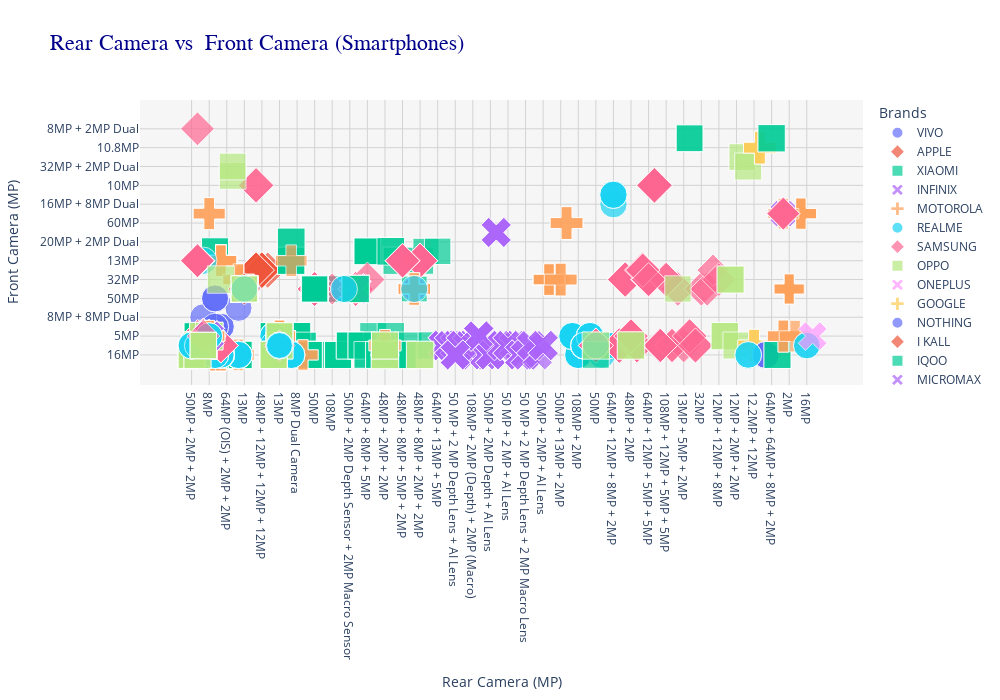

Here is the notebook cell this chart was saved with:
### Markdown cell above
# Rear Camera vs Front Camera

### Code cell
import plotly.express as px

fig = px.scatter(
    df,
    x='rear_camera',
    y='front_camera',
    color='brand',                # color points by brand
    size='ratings',               # bubble size based on ratings
    hover_data=['model','ratings','rating_count'],  # extra info on hover
    title=' Rear Camera vs  Front Camera (Smartphones)',
    height=700,
    width=1000,
    symbol='brand'                # different symbols for brands
)

# Layout styling
fig.update_layout(
    xaxis_title='Rear Camera (MP)',
    yaxis_title='Front Camera (MP)',
    title_font=dict(size=22, color='darkblue', family='Arial Black'),
    xaxis=dict(showgrid=True, gridcolor='lightgrey'),
    yaxis=dict(showgrid=True, gridcolor='lightgrey'),
    plot_bgcolor='rgba(245,245,245,0.9)',
    paper_bgcolor='rgba(255,255,255,1)',
    legend_title=dict(text='Brands')
)

fig.show()

### Figure 1 — Plotly figure (JSON) as saved in the notebook; plotly's stock layout.template omitted (floating-point values rounded to 4 significant figures; data arrays with more than 128 entries replaced by an {"elided": "..."} marker saying what was removed)
{"data": [{"customdata": {"elided": "63x3 mixed values"}, "hovertemplate": "brand=VIVO<br>rear_camera=%{x}<br>front_camera=%{y}<br>ratings=%{customdata[1]}<br>model=%{customdata[0]}<br>rating_count=%{customdata[2]}<extra></extra>", "legendgroup": "VIVO", "marker": {"color": "#636efa", "size": [4.5, 4.4, 4.3, 4.4, 4.3, 4.5, 4.5, 4.5, 4.5, 4.4, 4.4, 4.3, 4.4, 4.2, 4.3, 4.3, 4.3, 4.3, 4.3, 4.4, 4.4, 4.3, 4.3, 4.4, 4.4, 4.3, 4.4, 4.2, 4.3, 4.4, 4.3, 4.3, 4.3, 4.3, 4.4, 4.3, 4.4, 4.7, 4.7, 4.3, 4.3, 4.3, 4.4, 4.3, 4.3, 4.2, 4.3, 4.3, 4.3, 4.3, 4.3, 4.3, 4.3, 4.4, 4.3, 4.3, 4.3, 4.3, 4.2, 4.1, 4.5, 4.4, 4.3], "sizemode": "area", "sizeref": 0.01175, "symbol": "circle"}, "mode": "markers", "name": "VIVO", "orientation": "v", "showlegend": true, "type": "scatter", "x": ["50MP + 2MP + 2MP ", "50MP + 2MP + 2MP ", "50MP + 2MP + 2MP ", "50MP + 2MP + 2MP ", "50MP + 2MP + 2MP ", "50MP + 2MP ", "50MP + 2MP ", "50MP + 2MP ", "50MP + 2MP ", "50MP + 2MP ", "50MP + 2MP ", "50MP + 2MP + 2MP ", "13MP + 2MP ", "8MP ", "13MP + 2MP ", "8MP ", "13MP + 2MP ", "50MP + 2MP + 2MP ", "50MP + 2MP + 2MP ", "64MP + 8MP + 2MP ", "50MP + 2MP + 2MP ", "13MP + 2MP ", "13MP + 2MP ", "13MP + 2MP ", "50MP + 2MP + 2MP ", "50MP + 2MP + 2MP ", "50MP + 2MP + 2MP ", "8MP ", "50MP + 2MP + 2MP ", "50MP + 2MP + 2MP ", "50MP + 8MP + 2MP ", "64MP (OIS) + 2MP + 2MP ", "64MP (OIS) + 2MP + 2MP ", "64MP (OIS) + 2MP + 2MP ", "64MP + 8MP + 2MP ", "8MP ", "50MP + 2MP + 2MP ", "50MP + 2MP ", "50MP + 2MP ", "50MP + 2MP ", "50MP + 2MP ", "13MP + 2MP ", "64MP + 8MP + 2MP ", "50MP + 2MP + 2MP ", "50MP + 2MP + 2MP ", "50MP + 8MP + 2MP ", "64MP + 8MP + 2MP ", "64MP + 2MP + 2MP ", "13MP + 2MP ", "64MP + 8MP + 2MP ", "108MP + 8MP + 2MP ", "64MP + 8MP + 2MP ", "13MP + 2MP ", "50MP + 2MP + 2MP ", "13MP", "13MP + 2MP ", "13MP + 2MP ", "64MP + 8MP + 2MP ", "13MP + 2MP ", "8MP ", "50MP + 12MP + 12MP ", "50MP + 2MP + 2MP ", "64MP + 8MP + 2MP "], "xaxis": "x", "y": [" 16MP", " 16MP", " 16MP", " 16MP", " 16MP", " 8MP", " 8MP", " 8MP", " 8MP", " 8MP", " 8MP", " 16MP", " 5MP", " 5MP", " 8MP", " 5MP", " 5MP", " 16MP", " 16MP", " 16MP", " 16MP", " 8MP", " 5MP", " 5MP", " 16MP", " 16MP", " 16MP", " 5MP", " 16MP", " 16MP", " 44MP", " 16MP", " 16MP", " 16MP", " 16MP", " 5MP", " 16MP", " 16MP", " 16MP", " 8MP", " 8MP", " 8MP", " 16MP", " 8MP", " 16MP", " 44MP", " 44MP", " 16MP", " 8MP + 8MP Dual", " 44MP", " 50MP + 8MP Dual", " 50MP", " 8MP", " 16MP", "0 MP", " 5MP", " 5MP", " 50MP", " 8MP", " 5MP", " 32MP", " 16MP", " 50MP"], "yaxis": "y"}, {"customdata": {"elided": "58x3 mixed values"}, "hovertemplate": "brand=APPLE<br>rear_camera=%{x}<br>front_camera=%{y}<br>ratings=%{customdata[1]}<br>model=%{customdata[0]}<br>rating_count=%{customdata[2]}<extra></extra>", "legendgroup": "APPLE", "marker": {"color": "#EF553B", "size": [4.6, 4.6, 4.7, 4.7, 4.6, 4.7, 4.7, 4.6, 4.6, 4.7, 4.7, 4.7, 4.7, 4.7, 4.7, 4.7, 4.7, 4.7, 4.7, 4.7, 4.6, 4.7, 4.6, 4.6, 4.7, 4.7, 4.7, 4.7, 4.7, 4.6, 4.7, 4.6, 4.7, 4.7, 4.7, 4.7, 4.7, 4.7, 4.7, 4.7, 4.6, 4.6, 4.5, 4.6, 4.7, 4.7, 4.6, 4.7, 4.6, 4.7, 4.7, 4.5, 4.7, 4.5, 4.7, 4.7, 4.6, 4.7], "sizemode": "area", "sizeref": 0.01175, "symbol": "diamond"}, "mode": "markers", "name": "APPLE", "orientation": "v", "showlegend": true, "type": "scatter", "x": ["12MP + 12MP ", "12MP + 12MP ", "12MP + 12MP ", "12MP + 12MP ", "12MP + 12MP ", "12MP + 12MP ", "12MP + 12MP ", "12MP + 12MP ", "12MP + 12MP ", "12MP + 12MP ", "12MP + 12MP ", "12MP + 12MP ", "12MP + 12MP ", "12MP + 12MP ", "12MP + 12MP ", "12MP + 12MP ", "12MP + 12MP ", "12MP + 12MP ", "12MP + 12MP ", "12MP + 12MP ", "12MP + 12MP ", "12MP + 12MP ", "12MP + 12MP ", "12MP + 12MP ", "12MP + 12MP ", "12MP + 12MP ", "12MP + 12MP ", "12MP + 12MP ", "12MP + 12MP ", "12MP + 12MP ", "12MP + 12MP ", "12MP + 12MP ", "12MP + 12MP ", "48MP + 12MP + 12MP + 12MP ", "12MP + 12MP ", "48MP + 12MP + 12MP + 12MP ", "48MP + 12MP + 12MP + 12MP ", "48MP + 12MP + 12MP + 12MP ", "48MP + 12MP + 12MP + 12MP ", "48MP + 12MP + 12MP + 12MP ", "12MP + 12MP ", "12MP + 12MP ", "12MP + 12MP ", "12MP + 12MP + 12MP ", "12MP + 12MP ", "48MP + 12MP + 12MP + 12MP ", "12MP + 12MP ", "12MP + 12MP ", "12MP + 12MP ", "12MP + 12MP ", "48MP + 12MP + 12MP + 12MP ", "12MP + 12MP ", "12MP + 12MP ", "12MP + 12MP ", "48MP + 12MP + 12MP + 12MP ", "48MP + 12MP + 12MP + 12MP ", "12MP + 12MP ", "12MP + 12MP "], "xaxis": "x", "y": [" 12MP", " 12MP", " 12MP", " 12MP", " 12MP", " 12MP", " 12MP", " 12MP", " 12MP", " 12MP", " 12MP", " 12MP", " 12MP", " 12MP", " 12MP", " 12MP", " 12MP", " 12MP", " 12MP", " 12MP", " 12MP", " 12MP", " 12MP", " 12MP", " 12MP", " 12MP", " 12MP", " 12MP", " 12MP", " 12MP", " 12MP", " 12MP", " 12MP", " 12MP", " 12MP", " 12MP", " 12MP", " 12MP", " 12MP", " 12MP", " 12MP", " 12MP", " 12MP", " 12MP", " 12MP", " 12MP", " 12MP", " 12MP", " 12MP", " 12MP", " 12MP", " 12MP", " 12MP", " 12MP", " 12MP", " 12MP", " 12MP", " 12MP"], "yaxis": "y"}, {"customdata": {"elided": "179x3 mixed values"}, "hovertemplate": "brand=XIAOMI<br>rear_camera=%{x}<br>front_camera=%{y}<br>ratings=%{customdata[1]}<br>model=%{customdata[0]}<br>rating_count=%{customdata[2]}<extra></extra>", "legendgroup": "XIAOMI", "marker": {"color": "#00cc96", "size": {"elided": "179 float values"}, "sizemode": "area", "sizeref": 0.01175, "symbol": "square"}, "mode": "markers", "name": "XIAOMI", "orientation": "v", "showlegend": true, "type": "scatter", "x": {"elided": "179 str values"}, "xaxis": "x", "y": {"elided": "179 str values"}, "yaxis": "y"}, {"customdata": {"elided": "71x3 mixed values"}, "hovertemplate": "brand=INFINIX<br>rear_camera=%{x}<br>front_camera=%{y}<br>ratings=%{customdata[1]}<br>model=%{customdata[0]}<br>rating_count=%{customdata[2]}<extra></extra>", "legendgroup": "INFINIX", "marker": {"color": "#ab63fa", "size": [4.4, 4.4, 4.4, 4.4, 4.2, 4.2, 4.3, 4.3, 4.4, 4.4, 4.4, 4.3, 4.3, 4.2, 4.2, 4.2, 4.2, 4.2, 4.2, 4.2, 4.0, 4.2, 4.1, 4.1, 4.3, 4.2, 4.2, 4.0, 4.2, 4.2, 4.3, 4.3, 4.3, 4.3, 4.0, 4.2, 4.2, 4.2, 4.2, 4.3, 4.3, 4.2, 4.2, 4.3, 4.3, 4.3, 4.3, 4.2, 4.3, 3.9, 4.2, 4.3, 4.3, 4.3, 4.3, 4.3, 4.3, 4.2, 4.2, 4.2, 4.3, 4.3, 4.3, 4.2, 4.2, 4.2, 4.2, 4.2, 4.2, 4.3, 4.3], "sizemode": "area", "sizeref": 0.01175, "symbol": "x"}, "mode": "markers", "name": "INFINIX", "orientation": "v", "showlegend": true, "type": "scatter", "x": ["13Mp + AI Lens ", "13Mp + AI Lens ", "13Mp + AI Lens ", "13Mp + AI Lens ", "50 MP + 2 MP + QVGA ", "50 MP + 2 MP + QVGA ", "50 MP + 2 MP Depth Lens + AI Lens ", "50 MP + 2 MP Depth Lens + AI Lens ", "8MP ", "8MP ", "8MP ", "50 MP + 2 MP Depth Lens + AI Lens ", "50 MP + 2 MP Depth Lens + AI Lens ", "50 MP + 2 MP + QVGA ", "50MP + AI Lens ", "50 MP + Depth Lens ", "50 MP + Depth Lens ", "50 MP + 2 MP Depth Lens + AI Lens ", "50 MP + 2 MP Depth Lens + AI Lens ", "50MP + AI Lens ", "50 MP + Depth Lens ", "50MP + AI Lens ", "108MP + 2MP (Depth) + 2MP (Macro) ", "108MP + 2MP (Depth) + 2MP (Macro) ", "8 MP + Depth Lens ", "50 MP + Depth Lens ", "50 MP + Depth Lens ", "50 MP + Depth Lens ", "50MP + 2MP + 2MP ", "50MP + 2MP + 2MP ", "50MP + AI Lens ", "8 MP + Depth Lens ", "8 MP + Depth Lens ", "8 MP + Depth Lens ", "50 MP + Depth Lens ", "108MP + 2MP Depth Lens + AI lens ", "108MP + 2MP Depth Lens + AI lens ", "50MP + 2MP Depth + AI Lens ", "50MP + 2MP Depth + AI Lens ", "8 MP + Depth Lens ", "50MP + AI Lens ", "108MP + 13MP + 2MP ", "108MP + 13MP + 2MP ", "13MP + Depth Lens ", "13MP + Depth Lens ", "13MP + Depth Lens ", "8 MP + Depth Lens ", "108MP + 13MP + 2MP ", "13MP + Depth Lens ", "50MP + 2MP + 2MP ", "50MP + 2MP Depth + AI Lens ", "8 MP + Depth Lens ", "13MP + Depth Lens ", "50 MP + 2 MP + AI Lens ", "50 MP + 2 MP + AI Lens ", "8MP + Depth Sensor ", "50 MP + 2 MP + AI Lens ", "50 MP + 2 MP Depth Lens + AI lens ", "50 MP + 2 MP Depth Lens + AI lens ", "50 MP + 2 MP Depth Lens + AI lens ", "8MP ", "50 MP + 2 MP Depth Lens + 2 MP Macro Lens ", "50 MP + 2 MP Depth Lens + 2 MP Macro Lens ", "50 MP + 2 MP Depth Lens + AI Lens ", "50 MP + 2 MP Depth Lens + AI Lens ", "50 MP + 2 MP Depth Lens + AI Lens ", "13 MP + 2 MP Depth Lens ", "48 MP + 13 MP Portrait Lens + 2 MP Bokeh Lens ", "13 MP + 2 MP Depth Lens ", "50MP + 2MP + AI Lens ", "50MP + 2MP + AI Lens "], "xaxis": "x", "y": [" 8MP", " 8MP", " 8MP", " 8MP", " 8MP", " 8MP", " 8MP", " 8MP", " 5MP", " 5MP", " 5MP", " 8MP", " 8MP", " 8MP", " 8MP", " 8MP", " 8MP", " 16MP", " 16MP", " 8MP", " 8MP", " 8MP", " 16MP", " 16MP", " 5MP", " 8MP", " 8MP", " 8MP", " 16MP", " 16MP", " 8MP", " 5MP", " 5MP", " 5MP", " 8MP", " 16MP", " 16MP", " 16MP", " 16MP", " 5MP", " 8MP", " 60 MP with OIS", " 60 MP with OIS", " 8MP", " 8MP", " 8MP", " 5MP", " 60 MP with OIS", " 8MP", " 16MP", " 16MP", " 5MP", " 8MP", " 8MP", " 8MP", " 8MP", " 8MP", " 16MP", " 16MP", " 16MP", " 5MP", " 16MP", " 16MP", " 16MP", " 16MP", " 16MP", " 8MP", " 16MP", " 8MP", " 8MP", " 8MP"], "yaxis": "y"}, {"customdata": {"elided": "53x3 mixed values"}, "hovertemplate": "brand=MOTOROLA<br>rear_camera=%{x}<br>front_camera=%{y}<br>ratings=%{customdata[1]}<br>model=%{customdata[0]}<br>rating_count=%{customdata[2]}<extra></extra>", "legendgroup": "MOTOROLA", "marker": {"color": "#FFA15A", "size": [4.2, 4.1, 4.2, 4.2, 4.2, 4.2, 4.1, 4.2, 4.2, 4.2, 4.2, 4.2, 4.1, 4.2, 3.8, 4.2, 4.1, 3.8, 4.2, 4.0, 4.2, 4.1, 4.2, 4.2, 4.2, 4.1, 4.1, 4.0, 4.1, 4.2, 4.1, 4.2, 4.2, 4.2, 4.4, 4.2, 4.2, 4.1, 4.2, 4.1, 4.2, 4.4, 4.2, 4.4, 4.1, 4.1, 4.2, 4.2, 4.1, 4.0, 4.4, 4.2, 4.2], "sizemode": "area", "sizeref": 0.01175, "symbol": "cross"}, "mode": "markers", "name": "MOTOROLA", "orientation": "v", "showlegend": true, "type": "scatter", "x": ["50MP + 8MP + 2MP ", "50MP + 8MP + 2MP ", "50MP + 8MP + 2MP ", "50MP + 8MP + 2MP ", "50MP + 8MP + 2MP ", "50MP + 8MP + 2MP ", "50MP + 8MP + 2MP ", "50MP + 8MP + 2MP ", "48MP + 2MP + 2MP ", "13MP ", "13MP ", "50MP + 8MP + 2MP ", "50MP + 8MP + 2MP ", "50MP + 8MP + 2MP ", "50MP + 8MP + 2MP + 2MP ", "13MP ", "50MP + 8MP + 2MP ", "50MP + 8MP + 2MP + 2MP ", "50MP + 8MP + 2MP ", "50MP + 2MP ", "50MP + 8MP + 2MP ", "108MP + 8MP + 2MP ", "50MP + 8MP + 2MP ", "50MP + 8MP + 2MP ", "50MP + 8MP + 2MP ", "50MP + 50MP + 2MP ", "108MP + 8MP + 16MP ", "50MP + 2MP ", "50MP + 50MP + 2MP ", "13MP ", "50MP + 50MP + 2MP ", "13MP ", "13MP ", "108MP + 8MP + 2MP ", "50MP + 13MP + 2MP ", "50MP + 8MP + 2MP ", "48MP + 2MP + 2MP ", "50MP + 50MP + 2MP ", "64MP + 8MP + 2MP ", "50MP + 8MP + 2MP ", "64MP + 8MP + 2MP ", "50MP + 13MP + 2MP ", "108MP + 8MP + 2MP ", "200MP + 50MP + 12MP ", "64MP + 8MP + 2MP + 2MP ", "13MP + 2MP ", "64MP + 8MP + 2MP ", "50MP + 8MP + 2MP ", "50MP + 8MP + 2MP ", "108MP + 8MP + 2MP ", "200MP + 50MP + 12MP ", "8MP ", "8MP "], "xaxis": "x", "y": [" 16MP", " 16MP", " 16MP", " 16MP", " 16MP", " 13MP", " 16MP", " 13MP", " 8MP", " 5MP", " 5MP", " 16MP", " 16MP", " 13MP", " 16MP", " 5MP", " 16MP", " 16MP", " 16MP", " 8MP", " 16MP", " 16MP", " 16MP", " 16MP", " 16MP", " 32MP", " 32MP", " 8MP", " 32MP", " 5MP", " 32MP", " 5MP", " 5MP", " 32MP", " 32MP", " 13MP", " 8MP", " 32MP", " 16MP", " 13MP", " 16MP", " 32MP", " 32MP", " 60MP", " 13MP", " 5MP", " 16MP", " 16MP", " 13MP", " 32MP", " 60MP", " 2MP", " 2MP"], "yaxis": "y"}, {"customdata": {"elided": "144x3 mixed values"}, "hovertemplate": "brand=REALME<br>rear_camera=%{x}<br>front_camera=%{y}<br>ratings=%{customdata[1]}<br>model=%{customdata[0]}<br>rating_count=%{customdata[2]}<extra></extra>", "legendgroup": "REALME", "marker": {"color": "#19d3f3", "size": {"elided": "144 float values"}, "sizemode": "area", "sizeref": 0.01175, "symbol": "circle"}, "mode": "markers", "name": "REALME", "orientation": "v", "showlegend": true, "type": "scatter", "x": {"elided": "144 str values"}, "xaxis": "x", "y": {"elided": "144 str values"}, "yaxis": "y"}, {"customdata": {"elided": "111x3 mixed values"}, "hovertemplate": "brand=SAMSUNG<br>rear_camera=%{x}<br>front_camera=%{y}<br>ratings=%{customdata[1]}<br>model=%{customdata[0]}<br>rating_count=%{customdata[2]}<extra></extra>", "legendgroup": "SAMSUNG", "marker": {"color": "#FF6692", "size": [4.4, 4.4, 4.3, 4.4, 4.3, 4.3, 4.4, 4.4, 4.3, 4.5, 4.5, 4.2, 4.2, 4.0, 4.2, 4.2, 4.4, 4.2, 4.3, 4.2, 4.0, 4.4, 4.2, 4.3, 4.1, 4.4, 4.4, 4.2, 4.2, 4.3, 4.2, 4.2, 4.3, 4.2, 4.3, 3.9, 4.0, 4.2, 4.3, 4.0, 4.7, 4.2, 4.4, 4.3, 4.3, 4.3, 4.1, 4.2, 4.2, 4.0, 4.4, 4.2, 4.2, 4.3, 4.3, 4.3, 4.0, 4.1, 4.2, 4.3, 4.3, 4.1, 4.4, 4.0, 4.3, 4.0, 4.0, 4.3, 4.1, 4.1, 3.6, 4.2, 4.2, 4.2, 4.0, 4.3, 4.2, 4.3, 4.3, 4.1, 4.2, 4.2, 4.2, 4.3, 4.3, 4.2, 4.2, 4.1, 4.2, 4.2, 4.1, 4.1, 4.1, 4.1, 4.2, 4.1, 4.3, 4.3, 4.1, 4.3, 3.6, 4.0, 3.8, 4.1, 4.3, 4.4, 4.5, 4.2, 4.0, 3.8, 4.2], "sizemode": "area", "sizeref": 0.01175, "symbol": "diamond"}, "mode": "markers", "name": "SAMSUNG", "orientation": "v", "showlegend": true, "type": "scatter", "x": ["50MP + 5MP + 2MP ", "50MP + 5MP + 2MP ", "50MP + 8MP + 2MP ", "50MP + 5MP + 2MP ", "50MP + 8MP + 2MP ", "50MP", "50MP + 5MP + 2MP ", "50MP + 5MP + 2MP ", "50MP + 8MP + 2MP ", "13MP + 2MP ", "13MP + 2MP ", "50MP", "50MP + 8MP + 2MP ", "8MP", "50MP + 8MP + 2MP ", "50MP", "50MP + 5MP + 2MP ", "50MP + 2MP ", "50MP", "50MP + 8MP + 2MP ", "50MP", "12MP + 12MP + 8MP (OIS) ", "50MP + 2MP ", "50MP", "48MP + 2MP ", "12MP + 12MP + 8MP (OIS) ", "12MP + 12MP + 8MP (OIS) ", "13MP + 2MP ", "50MP + 5MP ", "64MP", "50MP", "50MP", "64MP", "50MP + 2MP ", "48MP + 8MP + 2MP + 2MP ", "50MP + 5MP ", "8MP ", "50MP + 5MP ", "64MP", "50MP + 2MP ", "50MP + 10MP + 12MP ", "50MP", "12MP + 12MP ", "64MP + 12MP + 5MP + 5MP ", "50MP + 12MP + 10MP ", "64MP", "50MP + 5MP + 2MP + 2MP ", "50MP + 5MP ", "108MP + 12MP + 5MP + 5MP ", "50MP + 2MP ", "13MP + 2MP ", "64MP + 12MP + 5MP + 5MP ", "50MP ", "64MP + 12MP + 5MP + 5MP ", "50MP", "48MP + 8MP + 2MP + 2MP ", "50MP + 2MP ", "64MP + 5MP + 2MP ", "64MP + 12MP + 5MP + 5MP ", "50MP + 12MP + 10MP ", "50MP ", "50MP + 5MP + 2MP + 2MP ", "13MP + 2MP ", "8MP ", "13MP + 2MP ", "50MP + 2MP ", "8MP ", "48MP + 8MP + 2MP + 2MP ", "50MP + 5MP + 2MP + 2MP ", "50MP + 5MP + 2MP + 2MP ", "108MP", "64MP + 12MP + 5MP + 5MP ", "13MP + 2MP", "13MP + 5MP + 2MP ", "8MP", "64MP", "50MP + 50MP + 2MP + 2MP ", "50MP + 12MP + 10MP ", "48MP + 8MP + 2MP + 2MP ", "48MP + 2MP ", "48MP + 8MP + 5MP + 2MP ", "50MP", "108MP + 12MP + 5MP + 5MP ", "48MP + 5MP + 2MP + 2MP ", "13MP + 2MP ", "50MP", "48MP + 8MP + 5MP + 2MP ", "48MP + 8MP + 5MP + 2MP ", "64MP", "50MP", "64MP + 5MP + 2MP ", "32MP", "50MP + 5MP + 2MP + 2MP ", "12MP", "50MP + 50MP + 2MP + 2MP ", "50MP + 10MP + 12MP ", "64MP + 8MP + 5MP ", "50MP ", "50MP + 10MP + 12MP ", "48MP + 5MP + 2MP + 2MP ", "200MP + 10MP + 12MP + 10MP ", "64MP + 12MP + 5MP + 5MP ", "50MP + 2MP ", "50MP + 5MP + 2MP + 2MP ", "50MP", "12MP + 12MP ", "50MP + 12MP + 10MP ", "48MP + 2MP ", "12MP + 12MP + 8MP ", "50MP + 2MP ", "48MP + 8MP + 5MP + 2MP "], "xaxis": "x", "y": [" 8MP", " 8MP", " 8MP", " 8MP", " 8MP", "0 MP", " 8MP", " 8MP", " 8MP", " 5MP", " 5MP", "0 MP", " 8MP", "0 MP", " 8MP", "0 MP", " 8MP", " 13MP", "0 MP", " 8MP", "0 MP", " 32MP", " 13MP", "0 MP", " 5MP", " 32MP", " 32MP", " 5MP", " 8MP", "0 MP", "0 MP", "0 MP", "0 MP", " 13MP", " 13MP", " 8MP", " 5MP", " 8MP", "0 MP", " 13MP", " 12MP", "0 MP", " 10MP", " 32MP", " 10MP", "0 MP", " 8MP", " 8MP", " 32MP", " 13MP", " 5MP", " 32MP", " 8MP", " 32MP", "0 MP", " 13MP", " 13MP", " 8MP", " 32MP", " 10MP", " 8MP", " 8MP", " 5MP", " 5MP", " 5MP", " 13MP", " 5MP", " 13MP", " 8MP", " 8MP", "0 MP", " 32MP", "0 MP", " 8MP", "0 MP", "0 MP", " 5MP", " 10MP", " 13MP", " 5MP", " 13MP", "0 MP", " 32MP", " 8MP", " 5MP", "0 MP", " 13MP", " 13MP", "0 MP", "0 MP", " 8MP", "0 MP", " 8MP", "0 MP", " 5MP", " 12MP", " 32MP", " 8MP", " 12MP", " 8MP", " 12MP", " 32MP", " 5MP", " 8MP", "0 MP", " 10MP", " 10MP", " 5MP", " 32MP", " 5MP", " 13MP"], "yaxis": "y"}, {"customdata": {"elided": "56x3 mixed values"}, "hovertemplate": "brand=OPPO<br>rear_camera=%{x}<br>front_camera=%{y}<br>ratings=%{customdata[1]}<br>model=%{customdata[0]}<br>rating_count=%{customdata[2]}<extra></extra>", "legendgroup": "OPPO", "marker": {"color": "#B6E880", "size": [4.5, 4.4, 4.4, 4.4, 4.4, 4.4, 4.4, 4.4, 4.3, 4.3, 4.4, 4.3, 4.3, 4.4, 4.3, 4.3, 4.5, 4.2, 4.3, 4.3, 4.4, 4.3, 4.1, 4.3, 4.2, 4.4, 4.3, 4.3, 4.3, 4.3, 4.4, 4.4, 4.3, 4.4, 4.3, 4.3, 4.4, 4.4, 4.3, 4.3, 4.3, 4.2, 4.2, 4.3, 4.2, 0.0, 4.3, 4.1, 4.3, 4.4, 4.5, 4.3, 4.3, 4.3, 4.3, 4.3], "sizemode": "area", "sizeref": 0.01175, "symbol": "square"}, "mode": "markers", "name": "OPPO", "orientation": "v", "showlegend": true, "type": "scatter", "x": ["8MP ", "48MP + 8MP + 2MP + 2MP ", "48MP + 2MP ", "64MP", "48MP + 2MP ", "48MP + 8MP + 2MP + 2MP ", "50MP + 0.3MP + 0.3MP ", "50MP + 0.3MP + 0.3MP ", "108MP + 2MP + 2MP ", "48MP + 2MP + 2MP ", "50MP + 2MP + 2MP ", "108MP + 2MP + 2MP ", "48MP + 2MP + 2MP ", "50MP + 2MP + 2MP ", "50MP + 2MP ", "50MP + 2MP ", "48MP + 2MP + 2MP ", "64MP + 2MP + 2MP ", "13MP + 2MP ", "13MP + 2MP ", "13MP + 2MP ", "50MP + 2MP + 2MP ", "50MP + 2MP + 2MP ", "13MP", "64MP + 2MP + 2MP ", "13MP + 2MP ", "13MP", "50MP + 2MP ", "13MP ", "13MP ", "13MP + 2MP ", "64MP", "13MP ", "13MP + 2MP ", "13MP + 2MP + 2MP ", "13MP + 2MP + 2MP ", "13MP + 2MP + 2MP ", "13MP + 2MP + 2MP ", "50MP + 2MP ", "50MP + 2MP ", "12MP + 2MP + 2MP ", "13MP ", "13MP ", "48MP + 2MP + 2MP ", "64MP + 64MP + 2MP + 2MP ", "50MP", "50MP + 2MP + 2MP ", "13MP", "64MP + 2MP ", "50MP + 8MP + 2MP ", "8MP ", "13MP", "48MP + 2MP + 2MP ", "50MP + 2MP ", "13MP + 2MP + 2MP ", "50MP + 2MP "], "xaxis": "x", "y": [" 5MP", " 16MP", " 8MP", "0 MP", " 8MP", " 16MP", " 5MP", " 5MP", " 32MP", " 16MP", " 16MP", " 32MP", " 16MP", " 16MP", " 8MP", " 8MP", " 16MP", " 16MP + 2MP Dual", " 8MP", " 8MP", " 5MP", " 16MP", " 16MP", "0 MP", " 32MP + 2MP Dual", " 5MP", "0 MP", " 8MP", " 8MP", " 8MP", " 8MP", "0 MP", " 5MP", " 8MP", " 16MP", " 16MP", " 16MP", " 16MP", " 8MP", " 8MP", " 8MP", " 5MP", " 5MP", " 8MP", " 16MP Dual", "0 MP", " 16MP", "0 MP", " 32MP + 2MP Dual", " 32MP", " 5MP", "0 MP", " 8MP", " 16MP", " 16MP", " 16MP"], "yaxis": "y"}, {"customdata": [["ONEPLUS NORD CE 2 LITE 5G ", 4.3, 47110], ["ONEPLUS NORD CE 2 LITE 5G ", 4.3, 47110], ["ONEPLUS NORD CE 2 LITE 5G ", 4.3, 47110], ["ONEPLUS NORD CE 2 LITE 5G ", 4.3, 47110], ["ONEPLUS NORD CE 2 LITE 5G ", 4.3, 3895], ["ONEPLUS NORD CE 2 LITE 5G ", 4.3, 47110], ["ONEPLUS NORD CE 2 LITE 5G ", 4.3, 47110], ["ONEPLUS 10R 5G ", 4.2, 1070], ["ONEPLUS 10R 5G ", 4.2, 1070]], "hovertemplate": "brand=ONEPLUS<br>rear_camera=%{x}<br>front_camera=%{y}<br>ratings=%{customdata[1]}<br>model=%{customdata[0]}<br>rating_count=%{customdata[2]}<extra></extra>", "legendgroup": "ONEPLUS", "marker": {"color": "#FF97FF", "size": [4.3, 4.3, 4.3, 4.3, 4.3, 4.3, 4.3, 4.2, 4.2], "sizemode": "area", "sizeref": 0.01175, "symbol": "x"}, "mode": "markers", "name": "ONEPLUS", "orientation": "v", "showlegend": true, "type": "scatter", "x": ["64MP", "64MP", "64MP", "64MP", "64MP", "64MP", "64MP", "50MP", "50MP"], "xaxis": "x", "y": ["0 MP", "0 MP", "0 MP", "0 MP", "0 MP", "0 MP", "0 MP", "0 MP", "0 MP"], "yaxis": "y"}, {"customdata": [["GOOGLE PIXEL 6A ", 4.3, 29306], ["GOOGLE PIXEL 6A ", 4.3, 29306], ["GOOGLE PIXEL 7 ", 4.4, 2703], ["GOOGLE PIXEL 7 ", 4.4, 2703]], "hovertemplate": "brand=GOOGLE<br>rear_camera=%{x}<br>front_camera=%{y}<br>ratings=%{customdata[1]}<br>model=%{customdata[0]}<br>rating_count=%{customdata[2]}<extra></extra>", "legendgroup": "GOOGLE", "marker": {"color": "#FECB52", "size": [4.3, 4.3, 4.4, 4.4], "sizemode": "area", "sizeref": 0.01175, "symbol": "cross"}, "mode": "markers", "name": "GOOGLE", "orientation": "v", "showlegend": true, "type": "scatter", "x": ["12.2MP + 12MP ", "12.2MP + 12MP ", "50MP + 12MP ", "50MP + 12MP "], "xaxis": "x", "y": [" 8MP", " 8MP", " 10.8MP", " 10.8MP"], "yaxis": "y"}, {"customdata": [["NOTHING PHONE ", 4.3, 6616], ["NOTHING PHONE ", 4.3, 51215], ["NOTHING PHONE ", 4.3, 51215], ["NOTHING PHONE ", 4.3, 51215]], "hovertemplate": "brand=NOTHING<br>rear_camera=%{x}<br>front_camera=%{y}<br>ratings=%{customdata[1]}<br>model=%{customdata[0]}<br>rating_count=%{customdata[2]}<extra></extra>", "legendgroup": "NOTHING", "marker": {"color": "#636efa", "size": [4.3, 4.3, 4.3, 4.3], "sizemode": "area", "sizeref": 0.01175, "symbol": "circle"}, "mode": "markers", "name": "NOTHING", "orientation": "v", "showlegend": true, "type": "scatter", "x": ["50MP + 50MP ", "50MP + 50MP ", "50MP + 50MP ", "50MP + 50MP "], "xaxis": "x", "y": [" 16MP", " 16MP", " 16MP", " 16MP"], "yaxis": "y"}, {"customdata": [["I KALL Z19PRO ", 3.4, 189], ["I KALL Z5 ", 3, 1734], ["I KALL 401 PRO DARK BLUE ", 3.6, 52], ["I KALL Z20 PRO ", 0, 0]], "hovertemplate": "brand=I KALL<br>rear_camera=%{x}<br>front_camera=%{y}<br>ratings=%{customdata[1]}<br>model=%{customdata[0]}<br>rating_count=%{customdata[2]}<extra></extra>", "legendgroup": "I KALL", "marker": {"color": "#EF553B", "size": [3.4, 3.0, 3.6, 0.0], "sizemode": "area", "sizeref": 0.01175, "symbol": "diamond"}, "mode": "markers", "name": "I KALL", "orientation": "v", "showlegend": true, "type": "scatter", "x": ["13MP ", "8MP ", "13MP", "8MP"], "xaxis": "x", "y": [" 8MP", " 5MP", "0 MP", "0 MP"], "yaxis": "y"}, {"customdata": [["IQOO Z6 44W ", 4.3, 859], ["IQOO Z6 44W ", 4.3, 859], ["IQOO Z6 LITE 5G ", 4.1, 54], ["IQOO Z6 LITE 5G ", 4.1, 645], ["IQOO NEO 6 5G ", 4.4, 1010], ["IQOO Z6 LITE 5G ", 4.2, 331], ["IQOO Z6 44W ", 4.2, 1071], ["IQOO Z6 44W ", 4.2, 1071], ["IQOO Z6 PRO 5G ", 4.3, 300], ["IQOO Z6 PRO 5G ", 4.3, 300], ["IQOO NEO 6 5G ", 4.4, 1010], ["IQOO Z6 LITE 5G ", 4.1, 645], ["IQOO Z6 5G ", 4.2, 690], ["IQOO Z6 LITE 5G ", 4.2, 331], ["IQOO NEO 6 5G ", 4.4, 400], ["IQOO NEO 6 5G ", 4.4, 1010], ["IQOO 9T 5G ", 4, 46]], "hovertemplate": "brand=IQOO<br>rear_camera=%{x}<br>front_camera=%{y}<br>ratings=%{customdata[1]}<br>model=%{customdata[0]}<br>rating_count=%{customdata[2]}<extra></extra>", "legendgroup": "IQOO", "marker": {"color": "#00cc96", "size": [4.3, 4.3, 4.1, 4.1, 4.4, 4.2, 4.2, 4.2, 4.3, 4.3, 4.4, 4.1, 4.2, 4.2, 4.4, 4.4, 4.0], "sizemode": "area", "sizeref": 0.01175, "symbol": "square"}, "mode": "markers", "name": "IQOO", "orientation": "v", "showlegend": true, "type": "scatter", "x": ["50MP + 50MP + 2MP + 2MP ", "50MP", "50MP", "50MP", "64MP + 64MP + 8MP + 2MP ", "50MP", "50MP + 50MP + 2MP + 2MP ", "50MP ", "64MP ", "64MP ", "64MP", "50MP", "50MP", "50MP", "64MP + 64MP + 8MP + 2MP ", "64MP", "50MP"], "xaxis": "x", "y": [" 16MP + 16MP Dual", "0 MP", "0 MP", "0 MP", " 16MP + 16MP Dual", "0 MP", " 16MP + 16MP Dual", " 16MP", " 16MP", " 16MP", "0 MP", "0 MP", "0 MP", "0 MP", " 16MP + 16MP Dual", "0 MP", "0 MP"], "yaxis": "y"}, {"customdata": [["MICROMAX IN 2C ", 4.2, 3156], ["MICROMAX IN 2C ", 4.2, 3156], ["MICROMAX BHARAT 2 PLUS ", 3.3, 6917]], "hovertemplate": "brand=MICROMAX<br>rear_camera=%{x}<br>front_camera=%{y}<br>ratings=%{customdata[1]}<br>model=%{customdata[0]}<br>rating_count=%{customdata[2]}<extra></extra>", "legendgroup": "MICROMAX", "marker": {"color": "#ab63fa", "size": [4.2, 4.2, 3.3], "sizemode": "area", "sizeref": 0.01175, "symbol": "x"}, "mode": "markers", "name": "MICROMAX", "orientation": "v", "showlegend": true, "type": "scatter", "x": ["8MP ", "8MP ", "5MP "], "xaxis": "x", "y": [" 5MP", " 5MP", " 2MP"], "yaxis": "y"}, {"customdata": [["ITEL VISION3 ", 4.3, 211], ["ITEL VISION3 ", 4.3, 211], ["ITEL VISION 3 ", 4, 503], ["ITEL VISION 3 ", 4, 503], ["ITEL A23S ", 3.5, 92], ["ITEL VISION 3 ", 4, 503], ["ITEL A23S ", 3.5, 92], ["ITEL VISION3 ", 4.3, 211], ["ITEL A49 ", 4.2, 587], ["ITEL A49 ", 4.2, 587], ["ITEL VISION1 ", 4.1, 25705], ["ITEL A27 ", 4, 807], ["ITEL A27 ", 4, 807], ["ITEL A27 ", 4, 807], ["ITEL A27 ", 4, 807], ["ITEL A23 PRO ", 3.7, 4783], ["ITEL A25 ", 3.9, 1096], ["ITEL VISION3 TURBO ", 3, 6]], "hovertemplate": "brand=ITEL<br>rear_camera=%{x}<br>front_camera=%{y}<br>ratings=%{customdata[1]}<br>model=%{customdata[0]}<br>rating_count=%{customdata[2]}<extra></extra>", "legendgroup": "ITEL", "marker": {"color": "#FFA15A", "size": [4.3, 4.3, 4.0, 4.0, 3.5, 4.0, 3.5, 4.3, 4.2, 4.2, 4.1, 4.0, 4.0, 4.0, 4.0, 3.7, 3.9, 3.0], "sizemode": "area", "sizeref": 0.01175, "symbol": "cross"}, "mode": "markers", "name": "ITEL", "orientation": "v", "showlegend": true, "type": "scatter", "x": ["8MP", "8MP", "8MP ", "8MP ", "2MP", "8MP ", "2MP", "8MP", "5MP ", "5MP ", "8MP + 0.3MP ", "2MP", "2MP ", "2MP ", "2MP ", "2MP", "5MP ", "8MP"], "xaxis": "x", "y": ["0 MP", "0 MP", " 5MP", " 5MP", "0 MP", " 5MP", "0 MP", "0 MP", " 5MP", " 5MP", " 5MP", "0 MP", " 2MP", " 2MP", " 2MP", "0 MP", " 2MP", "0 MP"], "yaxis": "y"}, {"customdata": [["TECNO POVA 3 ", 4.3, 471], ["TECNO POVA 3 ", 4.3, 471], ["TECNO SPARK 9 ", 4, 773], ["TECNO CAMON 19 ", 4.2, 244], ["TECNO POP 6 PRO ", 4.3, 152], ["TECNO POP 5 LTE ", 4.2, 758], ["TECNO POP 5 LTE ", 4.2, 758], ["TECNO CAMON 19 ", 4.2, 244], ["TECNO SPARK 8 ", 4.1, 919], ["TECNO POVA 3 ", 4.3, 471], ["TECNO SPARK 8C ", 4.2, 103], ["TECNO SPARK 8C ", 4.2, 454], ["TECNO SPARK GO 2022 ", 4.3, 818], ["TECNO SPARK GO 2022 ", 4.3, 818], ["TECNO SPARK 9 ", 4.2, 440], ["TECNO SPARK 8C ", 4.2, 454], ["TECNO SPARK 8T ", 4.2, 425], ["TECNO POP 5 PRO ", 4.2, 422], ["TECNO SPARK 8C ", 4.2, 454], ["TECNO POVA NEO ", 4.1, 738], ["TECNO SPARK 8C ", 4.2, 103], ["TECNO POVA NEO ", 4.1, 738], ["TECNO SPARK 8 PRO ", 4.3, 144], ["TECNO SPARK 8P ", 4, 25], ["TECNO SPARK GO 2021 ", 4.2, 826], ["TECNO SPARK 8C ", 4.2, 103], ["TECNO SPARK 9 ", 3.9, 43], ["TECNO SPARK 7 ", 4.2, 1487]], "hovertemplate": "brand=TECNO<br>rear_camera=%{x}<br>front_camera=%{y}<br>ratings=%{customdata[1]}<br>model=%{customdata[0]}<br>rating_count=%{customdata[2]}<extra></extra>", "legendgroup": "TECNO", "marker": {"color": "#19d3f3", "size": [4.3, 4.3, 4.0, 4.2, 4.3, 4.2, 4.2, 4.2, 4.1, 4.3, 4.2, 4.2, 4.3, 4.3, 4.2, 4.2, 4.2, 4.2, 4.2, 4.1, 4.2, 4.1, 4.3, 4.0, 4.2, 4.2, 3.9, 4.2], "sizemode": "area", "sizeref": 0.01175, "symbol": "circle"}, "mode": "markers", "name": "TECNO", "orientation": "v", "showlegend": true, "type": "scatter", "x": ["50MP + 2MP + 2MP ", "50MP + 2MP + 2MP ", "13MP ", "64MP + 2MP ", "8MP", "8MP ", "8MP ", "64MP + 2MP ", "16MP ", "50MP + 2MP + 2MP ", "13MP ", "13MP", "13MP", "13MP", "13MP ", "13MP ", "50MP ", "8MP ", "13MP ", "13MP ", "13MP ", "13MP ", "48MP", "50MP + 2MP ", "13MP", "13MP ", "13MP ", "16MP "], "xaxis": "x", "y": [" 8MP", " 8MP", " 8MP", " 16MP", "0 MP", " 5MP", " 5MP", " 16MP", " 8MP", " 8MP", " 8MP", "0 MP", "0 MP", "0 MP", " 8MP", " 8MP", " 8MP", " 5MP", " 8MP", " 8MP", " 8MP", " 8MP", "0 MP", " 8MP", "0 MP", " 8MP", " 8MP", " 8MP"], "yaxis": "y"}, {"customdata": [["NOKIA G11 PLUS ", 4, 6], ["NOKIA C01 PLUS ", 3.8, 4349], ["NOKIA C01 PLUS ", 3.8, 4349], ["NOKIA C01 PLUS ", 3.8, 4349], ["NOKIA C21 PLUS ", 3.8, 114]], "hovertemplate": "brand=NOKIA<br>rear_camera=%{x}<br>front_camera=%{y}<br>ratings=%{customdata[1]}<br>model=%{customdata[0]}<br>rating_count=%{customdata[2]}<extra></extra>", "legendgroup": "NOKIA", "marker": {"color": "#FF6692", "size": [4.0, 3.8, 3.8, 3.8, 3.8], "sizemode": "area", "sizeref": 0.01175, "symbol": "diamond"}, "mode": "markers", "name": "NOKIA", "orientation": "v", "showlegend": true, "type": "scatter", "x": ["50MP + 2MP ", "5MP ", "5MP ", "5MP ", "13MP + 2MP "], "xaxis": "x", "y": [" 8MP + 2MP Dual", " 2MP", " 2MP", " 2MP", " 5MP"], "yaxis": "y"}, {"customdata": [["LAVA BLAZE PRO ", 4.4, 228], ["LAVA Z2 MAX ", 4.1, 301], ["LAVA Z2 ", 4.1, 333], ["LAVA Z2C ", 4.1, 106], ["LAVA BEU ", 4, 469], ["LAVA Z2 ", 4.1, 333]], "hovertemplate": "brand=LAVA<br>rear_camera=%{x}<br>front_camera=%{y}<br>ratings=%{customdata[1]}<br>model=%{customdata[0]}<br>rating_count=%{customdata[2]}<extra></extra>", "legendgroup": "LAVA", "marker": {"color": "#B6E880", "size": [4.4, 4.1, 4.1, 4.1, 4.0, 4.1], "sizemode": "area", "sizeref": 0.01175, "symbol": "square"}, "mode": "markers", "name": "LAVA", "orientation": "v", "showlegend": true, "type": "scatter", "x": ["50MP ", "13MP + 2MP ", "13MP + 2MP ", "13MP + 2MP", "13MP", "13MP + 2MP "], "xaxis": "x", "y": [" 8MP", " 8MP", " 8MP", "0 MP", "0 MP", " 8MP"], "yaxis": "y"}, {"customdata": [["MARQ BY FLIPKART M3 SMART ", 3.8, 1288]], "hovertemplate": "brand=MARQ<br>rear_camera=%{x}<br>front_camera=%{y}<br>ratings=%{customdata[1]}<br>model=%{customdata[0]}<br>rating_count=%{customdata[2]}<extra></extra>", "legendgroup": "MARQ", "marker": {"color": "#FF97FF", "size": [3.8], "sizemode": "area", "sizeref": 0.01175, "symbol": "x"}, "mode": "markers", "name": "MARQ", "orientation": "v", "showlegend": true, "type": "scatter", "x": ["13MP + Digital Camera "], "xaxis": "x", "y": [" 5MP"], "yaxis": "y"}], "layout": {"height": 700, "legend": {"itemsizing": "constant", "title": {"text": "Brands"}, "tracegroupgap": 0}, "paper_bgcolor": "rgba(255,255,255,1)", "plot_bgcolor": "rgba(245,245,245,0.9)", "title": {"font": {"color": "darkblue", "family": "Arial Black", "size": 22}, "text": " Rear Camera vs  Front Camera (Smartphones)"}, "width": 1000, "xaxis": {"anchor": "y", "domain": [0, 1], "gridcolor": "lightgrey", "showgrid": true, "title": {"text": "Rear Camera (MP)"}}, "yaxis": {"anchor": "x", "domain": [0, 1], "gridcolor": "lightgrey", "showgrid": true, "title": {"text": "Front Camera (MP)"}}}}
